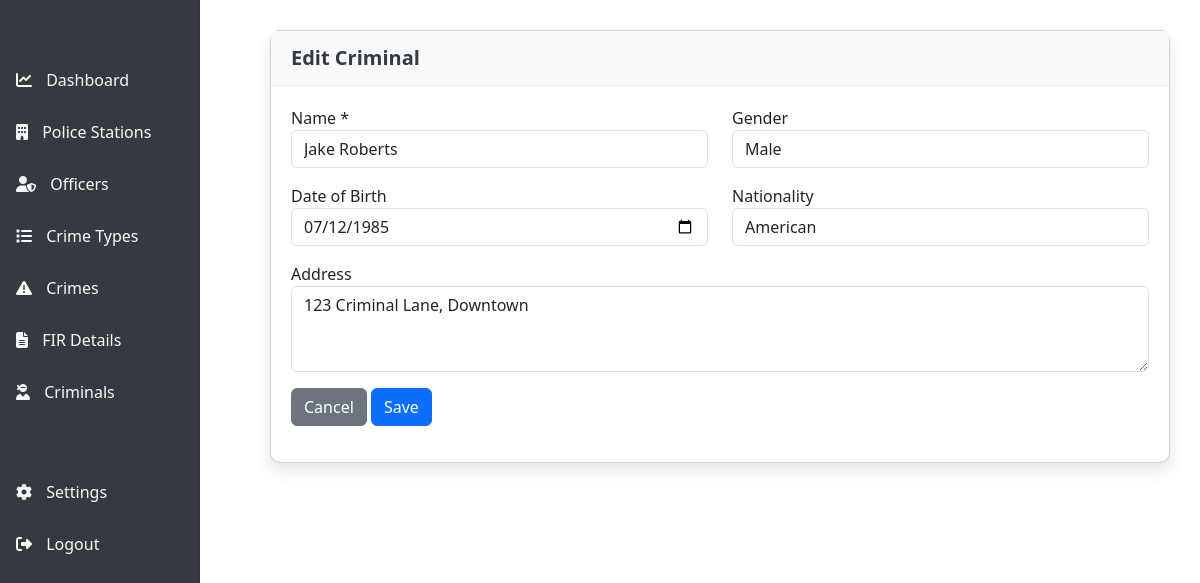
/criminals/edit/1/ (signed in), run on the app's committed database.
### crime_management/models.py (models this page shows, shortened)
class Criminal(models.Model):
    GENDER_CHOICES = [
        ('Male', 'Male'),
        ('Female', 'Female'),
        ('Other', 'Other'),
    ]
    criminal_id = models.AutoField(primary_key=True)
    name = models.CharField(max_length=100)
    gender = models.CharField(max_length=10, choices=GENDER_CHOICES, null=True, blank=True)
    date_of_birth = models.DateField(null=True, blank=True)
    address = models.CharField(max_length=255, null=True, blank=True)
    nationality = models.CharField(max_length=50, null=True, blank=True)

### crime_management/views.py (the view)
# urls.py: path('criminals/edit/<int:criminal_id>/', views.edit_criminal, name='edit_criminal'),
@login_required
def edit_criminal(request, criminal_id):
    criminal = get_object_or_404(Criminal, criminal_id=criminal_id)
    if request.method == 'POST':
        form = CriminalForm(request.POST, instance=criminal)
        if form.is_valid():
            form.save()
            return redirect('criminals')
    else:
        form = CriminalForm(instance=criminal)
    return render(request, 'form_templates/criminal_form.html', {
        'form': form,
        'title': 'Edit Criminal'
    })

### crime_management/forms.py
class CriminalForm(forms.ModelForm):
    class Meta:
        model = Criminal
        fields = ['name', 'gender', 'date_of_birth', 'address', 'nationality']
        widgets = {
            'name': forms.TextInput(attrs={'class': 'form-control'}),
            'gender': forms.Select(attrs={'class': 'form-control'}),
            'date_of_birth': forms.DateInput(attrs={'class': 'form-control', 'type': 'date'}),
            'address': forms.Textarea(attrs={'class': 'form-control', 'rows': 3}),
            'nationality': forms.TextInput(attrs={'class': 'form-control'}),
        }

### crime_management/templates/form_templates/criminal_form.html (shortened to what this page needs)
{% extends 'base.html' %}
{% block content %}
<div class="card">
    <div class="card-header">
        <h5>{{ title }}</h5>
    </div>
    <div class="card-body">
        <form method="post">
            <div class="row">
                <div class="col-md-6">
                    <div class="form-group mb-3">
                        <label for="{{ form.name.id_for_label }}">Name *</label>
                        {{ form.name }}
                    </div>
                </div>
                <div class="col-md-6">
                    <div class="form-group mb-3">
                        <label for="{{ form.gender.id_for_label }}">Gender</label>
                        {{ form.gender }}
                    </div>
                </div>
            </div>
            <div class="row">
                <div class="col-md-6">
                    <div class="form-group mb-3">
                        <label for="{{ form.date_of_birth.id_for_label }}">Date of Birth</label>
                        {{ form.date_of_birth }}
                    </div>
                </div>
                <div class="col-md-6">
                    <div class="form-group mb-3">
                        <label for="{{ form.nationality.id_for_label }}">Nationality</label>
                        {{ form.nationality }}
                    </div>
                </div>
            </div>
            <div class="form-group mb-3">
                <label for="{{ form.address.id_for_label }}">Address</label>
                {{ form.address }}
            </div>
            <div class="form-group mb-3">
                <a href="{% url 'criminals' %}" class="btn btn-secondary">Cancel</a>
                <button type="submit" class="btn btn-primary">Save</button>
            </div>
        </form>
    </div>
</div>
{% endblock %}

### crime_management/templates/base.html (style rules this page uses)
.card { border-radius: 10px; box-shadow: 0 0.5rem 1rem rgba(0, 0, 0, 0.1); margin-bottom: 30px; }
.card-header { background-color: #f8f9fa; border-bottom: 1px solid #e9ecef; padding: 15px 20px; border-radius: 10px 10px 0 0; }
.card-header h5 { margin-bottom: 0; color: #343a40; font-weight: 600; }
.card-body { padding: 20px; }

### data on the page
Criminal: name "Jake Roberts", gender "Male", date_of_birth "07/12/1985", nationality "American", address "123 Criminal Lane, Downtown"

### other printed values
{{ title }} "Edit Criminal"
